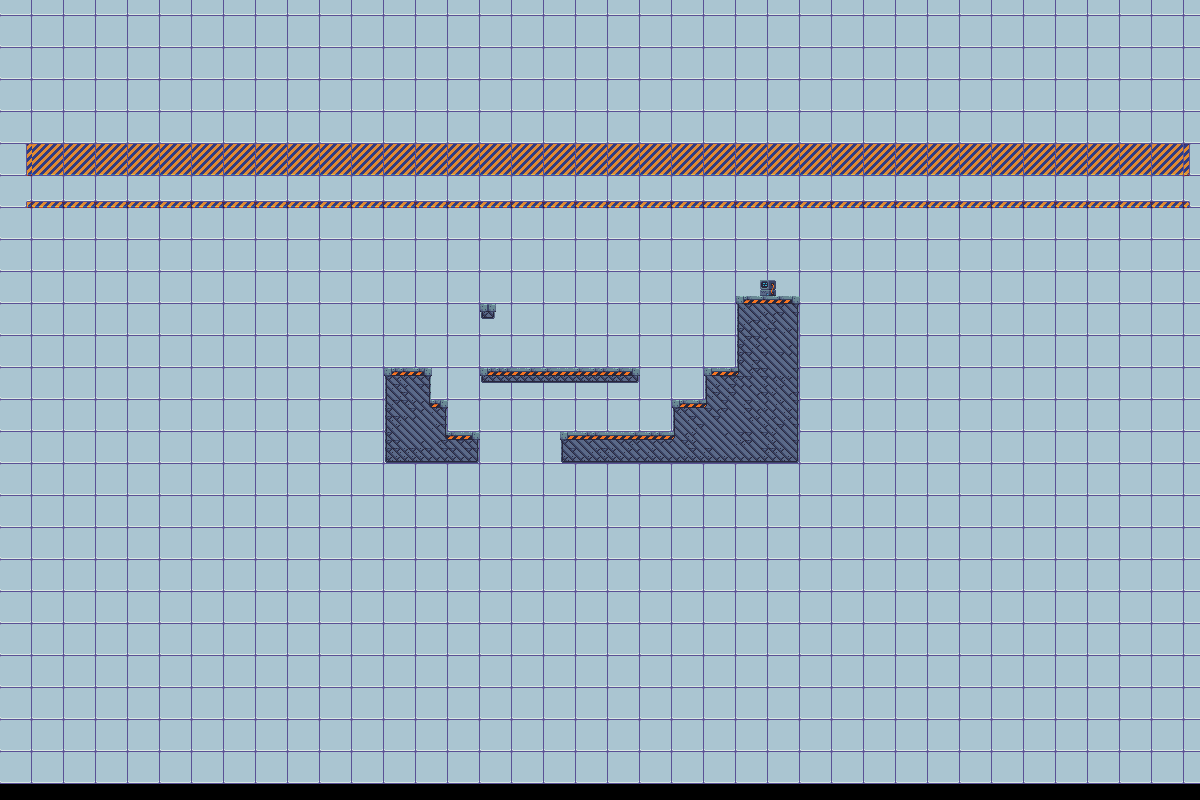

The image is a tile-based game level rendered from a .tmx file. Its description and source (layers, tilesets, objects; grid data summarised) follow:
An orthogonal 150x100 tile map with 8x8 px tiles, 4 tile layers (background, midground, foreground, navigationLayer), 10 tilesets and 15 objects (9x floor, next_level, death, StartPoint, standard, ...).

<map version="1.2" tiledversion="1.2.0" orientation="orthogonal" renderorder="right-down" width="150" height="100" tilewidth="8" tileheight="8" infinite="0" nextlayerid="16" nextobjectid="78">
 <properties>
  <property name="background_music" value="song21.ogg" />
  <property name="testValue" type="int" value="2" />
 </properties>
 <tileset firstgid="1" name="IndustrialTileset" tilewidth="8" tileheight="8" tilecount="1296" columns="36">
  <image source="industrial-tileset.png" width="288" height="288" />
  <terraintypes>
   <terrain name="Platforms" tile="814" />
  </terraintypes>
  <tile id="458" terrain=",,,0" />
  <tile id="459" terrain=",,0,0" />
  <tile id="460" terrain=",,0,0" />
  <tile id="461" terrain=",,0," />
  <tile id="494" terrain=",0,,0" />
  <tile id="495" terrain="0,0,0,0" />
  <tile id="496" terrain="0,0,0,0" />
  <tile id="497" terrain="0,,0," />
  <tile id="528" terrain=",,,0" />
  <tile id="529" terrain=",,0,0" />
  <tile id="530" terrain=",0,0,0" />
  <tile id="531" terrain="0,0,0,0" />
  <tile id="532" terrain="0,0,0,0" />
  <tile id="533" terrain="0,,0,0" />
  <tile id="534" terrain=",,0,0" />
  <tile id="535" terrain=",,0," />
  <tile id="564" terrain=",0,,0" />
  <tile id="565" terrain="0,0,0,0" />
  <tile id="566" terrain="0,0,0,0" />
  <tile id="567" terrain="0,0,0,0" />
  <tile id="568" terrain="0,0,0,0" />
  <tile id="569" terrain="0,0,0,0" />
  <tile id="570" terrain="0,0,0,0" />
  <tile id="571" terrain="0,,0," />
  <tile id="600" terrain=",0,,0" />
  <tile id="601" terrain="0,0,0,0" />
  <tile id="602" terrain="0,0,0,0" />
  <tile id="603" terrain="0,0,0,0" />
  <tile id="604" terrain="0,0,0,0" />
  <tile id="605" terrain="0,0,0,0" />
  <tile id="606" terrain="0,0,0,0" />
  <tile id="607" terrain="0,,0," />
  <tile id="636" terrain=",0,," />
  <tile id="637" terrain="0,0,," />
  <tile id="638" terrain="0,0,,0" />
  <tile id="639" terrain="0,0,0,0" />
  <tile id="640" terrain="0,0,0,0" />
  <tile id="641" terrain="0,0,0," />
  <tile id="642" terrain="0,0,," />
  <tile id="643" terrain="0,,," />
  <tile id="674" terrain=",0,,0" />
  <tile id="675" terrain="0,0,0,0" />
  <tile id="676" terrain="0,0,0,0" />
  <tile id="677" terrain="0,,0," />
  <tile id="710" terrain=",0,," />
  <tile id="711" terrain="0,0,," />
  <tile id="712" terrain="0,0,," />
  <tile id="713" terrain="0,,," />
 </tileset>
 <tileset firstgid="1297" name="Vent" tilewidth="16" tileheight="16" tilecount="5" columns="5">
  <image source="../textures/vent/vent.png" width="80" height="16" />
  <tile id="0">
   <animation>
    <frame tileid="0" duration="100" />
    <frame tileid="1" duration="100" />
    <frame tileid="2" duration="100" />
    <frame tileid="3" duration="100" />
    <frame tileid="4" duration="100" />
   </animation>
  </tile>
 </tileset>
 <tileset firstgid="1302" name="laser-turn-off" tilewidth="16" tileheight="64" tilecount="7" columns="7">
  <image source="../textures/laser/laser-turn-off.png" width="112" height="64" />
  <tile id="6">
   <animation>
    <frame tileid="6" duration="100" />
    <frame tileid="5" duration="100" />
    <frame tileid="4" duration="100" />
    <frame tileid="3" duration="100" />
    <frame tileid="2" duration="100" />
    <frame tileid="1" duration="100" />
    <frame tileid="0" duration="100" />
   </animation>
  </tile>
 </tileset>
 <tileset firstgid="1309" name="scifitiles-sheet" tilewidth="32" tileheight="32" tilecount="84" columns="14">
  <image source="../textures/scifitiles-sheet.png" width="448" height="192" />
  <terraintypes>
   <terrain name="Grey terrain" tile="20" />
   <terrain name="Blue terrain" tile="4" />
  </terraintypes>
  <tile id="4" terrain="1,1,1,1" />
  <tile id="5" terrain="1,1,1,0" />
  <tile id="6" terrain="1,1,0,0" />
  <tile id="7" terrain="1,1,0,1" />
  <tile id="8" terrain="0,0,0,1" />
  <tile id="9" terrain="0,0,1,0" />
  <tile id="19" terrain="1,0,1,0" />
  <tile id="20" terrain="0,0,0,0" />
  <tile id="21" terrain="0,1,0,1" />
  <tile id="22" terrain="0,1,0,0" />
  <tile id="23" terrain="1,0,0,0" />
  <tile id="33" terrain="1,0,1,1" />
  <tile id="34" terrain="0,0,1,1" />
  <tile id="35" terrain="0,1,1,1" />
 </tileset>
 <tileset firstgid="1393" name="console-turn-on" tilewidth="16" tileheight="16" tilecount="10" columns="10">
  <image source="../textures/console/console-turn-on.png" width="160" height="16" />
  <tile id="0">
   <animation>
    <frame tileid="0" duration="100" />
    <frame tileid="1" duration="100" />
    <frame tileid="2" duration="100" />
    <frame tileid="3" duration="100" />
    <frame tileid="4" duration="100" />
    <frame tileid="5" duration="100" />
    <frame tileid="6" duration="100" />
    <frame tileid="7" duration="100" />
    <frame tileid="8" duration="100" />
    <frame tileid="9" duration="100" />
   </animation>
  </tile>
 </tileset>
 <tileset firstgid="1403" name="console-turn-on_left" tilewidth="16" tileheight="16" tilecount="10" columns="10">
  <image source="../textures/console/console-turn-on_left.png" width="160" height="16" />
  <tile id="0">
   <animation>
    <frame tileid="9" duration="100" />
    <frame tileid="8" duration="100" />
    <frame tileid="7" duration="100" />
    <frame tileid="6" duration="100" />
    <frame tileid="5" duration="100" />
    <frame tileid="4" duration="100" />
    <frame tileid="3" duration="100" />
    <frame tileid="2" duration="100" />
    <frame tileid="1" duration="100" />
    <frame tileid="0" duration="100" />
   </animation>
  </tile>
 </tileset>
 <tileset firstgid="1413" name="Keyboard Black" tilewidth="16" tileheight="16" tilecount="256" columns="16">
  <image source="../textures/controls/Keyboard Black.png" width="256" height="256" />
 </tileset>
 <tileset firstgid="1669" name="mouse_pixelart" tilewidth="15" tileheight="22" tilecount="2" columns="2">
  <image source="../textures/mouse_pixelart.png" width="30" height="22" />
 </tileset>
 <tileset firstgid="1671" name="navigation" tilewidth="8" tileheight="8" tilecount="1" columns="1">
  <image source="navigation.png" width="8" height="8" />
 </tileset>
 <tileset firstgid="1672" name="GlassTexture" tilewidth="8" tileheight="8" tilecount="15" columns="5">
  <image source="../textures/GlassTexture.png" width="40" height="24" />
 </tileset>
 <layer id="1" name="background" width="150" height="100">
  <properties>
   <property name="parallaxSpeed" type="float" value="0.8" />
  </properties>
  <data>[15000 cells, 950 non-empty, 7 distinct tile ids]</data>
 </layer>
 <layer id="2" name="midground" width="150" height="100">
  <properties>
   <property name="parallaxSpeed" type="float" value="0.9" />
  </properties>
  <data>[15000 cells, 0 non-empty, 0 distinct tile ids]</data>
 </layer>
 <layer id="3" name="foreground" width="150" height="100">
  <data>[15000 cells, 453 non-empty, 47 distinct tile ids]</data>
 </layer>
 <layer id="4" name="navigationLayer" width="150" height="100">
  <properties>
   <property name="Navigation" type="bool" value="true" />
  </properties>
  <data>[15000 cells, 0 non-empty, 0 distinct tile ids]</data>
 </layer>
 <group id="5" name="Colliders">
  <objectgroup id="6" name="Win">
   <object id="22" name="Trigger" type="next_level" x="760" y="240" width="16" height="56" />
  </objectgroup>
  <objectgroup id="7" name="Glass" />
  <objectgroup id="8" name="Death">
   <object id="19" name="death" x="0" y="560" width="1200" height="40" />
  </objectgroup>
  <objectgroup id="9" name="Platforms" />
  <objectgroup id="10" name="Floor">
   <properties>
    <property name="testValue" type="int" value="5" />
   </properties>
   <object id="2" name="floor" x="384" y="432" width="96" height="32" />
   <object id="70" name="floor" x="560" y="432" width="112" height="32" />
   <object id="71" name="floor" x="384" y="400" width="64" height="32" />
   <object id="72" name="floor" x="384" y="368" width="48" height="32" />
   <object id="73" name="floor" x="480" y="368" width="160" height="16" />
   <object id="74" name="floor" x="672" y="400" width="32" height="64" />
   <object id="75" name="floor" x="704" y="368" width="32" height="96" />
   <object id="76" name="floor" x="736" y="296" width="64" height="168" />
   <object id="77" name="floor" x="480" y="304" width="16" height="16" />
  </objectgroup>
 </group>
 <group id="11" name="Player">
  <objectgroup id="12" name="PlayerData">
   <properties>
    <property name="testValue" type="int" value="3" />
   </properties>
   <object id="9" name="StartPoint" x="464" y="424">
    <point />
   </object>
  </objectgroup>
 </group>
 <group id="13" name="GameObjects">
  <objectgroup id="14" name="Triggers">
   <object id="63" name="Trigger" type="standard" x="552" y="365" width="14" height="3">
    <properties>
     <property name="id1" type="int" value="67" />
    </properties>
   </object>
  </objectgroup>
  <objectgroup id="15" name="GameObjects">
   <object id="66" name="normalBox" x="576" y="408" width="16" height="16" />
   <object id="67" name="Door" x="480" y="320" width="16" height="48" />
  </objectgroup>
 </group>
</map>
